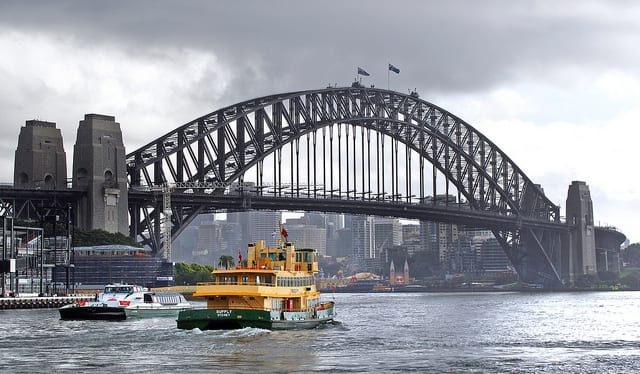
#> input picture sydney_bridge.jpg, 640 x 374 px
$ python 79_scale_image_pixels.py
#> lines starting #> are read from the running program, lines starting #| are printed output that depends on the picture; long printed decimals are rounded
from PIL import Image

# load the image
image = Image.open("sydney_bridge.jpg")
#> image is the input picture: PIL image 640x374 RGB; mean R, G, B 148.7, 150.6, 157.2

# some details about the image
print(image.format)
#| JPEG
print(image.mode)
#| RGB
print(image.size)
#| (640, 374)

# show the image
image.show()

# Normalize the pixel values
from numpy import asarray

pixels = asarray(image)

# Some details about pixels
print("Data Type %s" % pixels.dtype)
#| Data Type uint8
print("Min: %.3f, Max: %.3f" % (pixels.min(), pixels.max()))
#| Min: 0.000, Max: 255.000

# convert values from integers to floats
pixels = pixels.astype("float32")

# normalize the values in the range of 0-1
pixels /= 255

# confirm the normalization
print("Min: %.3f, Max: %.3f" % (pixels.min(), pixels.max()))
#| Min: 0.000, Max: 1.000


# Global centering (When image pixels are centered altogether)

# load image
image = Image.open('sydney_bridge.jpg')
pixels = asarray(image)

# convert from integers to floats
pixels = pixels.astype('float32')

# calculate global mean
mean = pixels.mean()
#> mean = 152.2
print('Mean: %.3f' % mean)
#| Mean: 152.173
print('Min: %.3f, Max: %.3f' % (pixels.min(), pixels.max()))
#| Min: 0.000, Max: 255.000

# global centering of pixels
pixels = pixels - mean

# confirm it had the desired effect
mean = pixels.mean()
#> mean = -2.63e-05
print('Mean: %.3f' % mean)
#| Mean: -0.000
print('Min: %.3f, Max: %.3f' % (pixels.min(), pixels.max()))
#| Min: -152.173, Max: 102.827


# Local centering (When image pixels are centered per channel)

# load image
image = Image.open('sydney_bridge.jpg')
pixels = asarray(image)

# convert from integers to floats
pixels = pixels.astype('float32')

# calculate per-channel means and standard deviations
means = pixels.mean(axis=(0,1), dtype='float64')
#> means = [148.7, 150.6, 157.2]
print('Means: %s' % means)
#| Means: [148.697 150.579 157.243]
print('Mins: %s, Maxs: %s' % (pixels.min(axis=(0,1)), pixels.max(axis=(0,1))))
#| Mins: [0. 0. 0.], Maxs: [255. 255. 255.]

# per-channel centering of pixels
pixels -= means

# confirm it had the desired effect
means = pixels.mean(axis=(0,1), dtype='float64')
#> means = [1.16e-06, 9.63e-07, -2.38e-07]
print('Means: %s' % means)
#| Means: [ 1.16045121e-06  9.62655852e-07 -2.37982675e-07]
print('Mins: %s, Maxs: %s' % (pixels.min(axis=(0,1)), pixels.max(axis=(0,1))))
#| Mins: [-148.697 -150.579 -157.243], Maxs: [106.303 104.421  97.757]


# Global standardization

image = Image.open('sydney_bridge.jpg')
pixels = asarray(image)

# convert from integers to floats
pixels = pixels.astype('float32')

# calculate global mean and standard deviation
mean, std = pixels.mean(), pixels.std()
#> mean = 152.2; std = 70.19
print('Mean: %.3f, Standard Deviation: %.3f' % (mean, std))
#| Mean: 152.173, Standard Deviation: 70.190

# global standardization of pixels
pixels = (pixels - mean) / std

# confirm it had the desired effect
mean, std = pixels.mean(), pixels.std()
#> mean = -3.96e-07; std = 1
print('Mean: %.3f, Standard Deviation: %.3f' % (mean, std))
#| Mean: -0.000, Standard Deviation: 1.000


# Positive Global standardization
# There may be a desire to maintain the pixel values in the positive domain,
# perhaps so the images can be visualized or perhaps for the benefit of a
# chosen activation function in the model.
# A popular way of achieving this is to clip the standardized pixel values
# to the range [-1, 1] and then rescale the values from [-1,1] to [0,1].

from numpy import clip

image = Image.open('sydney_bridge.jpg')
pixels = asarray(image)

# convert from integers to floats
pixels = pixels.astype('float32')

# calculate global mean and standard deviation
mean, std = pixels.mean(), pixels.std()
#> mean = 152.2; std = 70.19
print('Mean: %.3f, Standard Deviation: %.3f' % (mean, std))
#| Mean: 152.173, Standard Deviation: 70.190

# global standardization of pixels
pixels = (pixels - mean) / std

# clip pixel values to [-1,1]
pixels = clip(pixels, -1.0, 1.0)
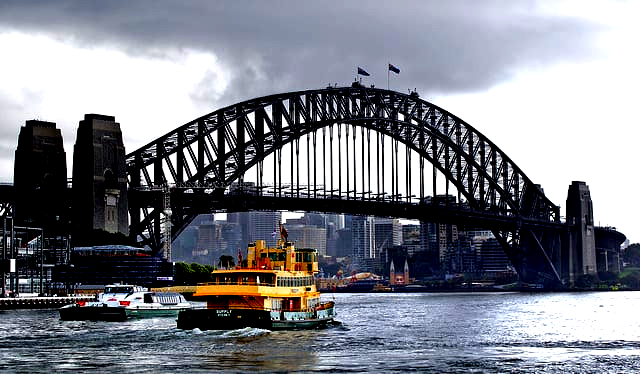
#> pixels: shape (374, 640, 3) float32; mean R, G, B -0.0181, 0.00119, 0.0697; drawn with min black and max white

# shift from [-1,1] to [0,1] with 0.5 mean
pixels = (pixels + 1.0) / 2.0

# confirm it had the desired effect
mean, std = pixels.mean(), pixels.std()
#> mean = 0.509; std = 0.388
print('Mean: %.3f, Standard Deviation: %.3f' % (mean, std))
#| Mean: 0.509, Standard Deviation: 0.388
print('Min: %.3f, Max: %.3f' % (pixels.min(), pixels.max()))
#| Min: 0.000, Max: 1.000


# local standardization

# load image
image = Image.open('sydney_bridge.jpg')
pixels = asarray(image)

# convert from integers to floats
pixels = pixels.astype('float32')

# calculate per-channel means and standard deviations
means = pixels.mean(axis=(0,1), dtype='float64')
#> means = [148.7, 150.6, 157.2]
stds = pixels.std(axis=(0,1), dtype='float64')
#> stds = [69.82, 70.13, 70.34]
print('Means: %s, Stds: %s' % (means, stds))
#| Means: [148.697 150.579 157.243], Stds: [69.816 70.126 70.339]

# per-channel standardization of pixels
pixels = (pixels - means) / stds

# confirm it had the desired effect
means = pixels.mean(axis=(0,1), dtype='float64')
#> means = [7.7e-14, 3.02e-14, -1.59e-13]
stds = pixels.std(axis=(0,1), dtype='float64')
#> stds = [1, 1, 1]
print('Means: %s, Stds: %s' % (means, stds))
#| Means: [ 7.69571925e-14  3.02170875e-14 -1.58945838e-13], Stds: [1. 1. 1.]
